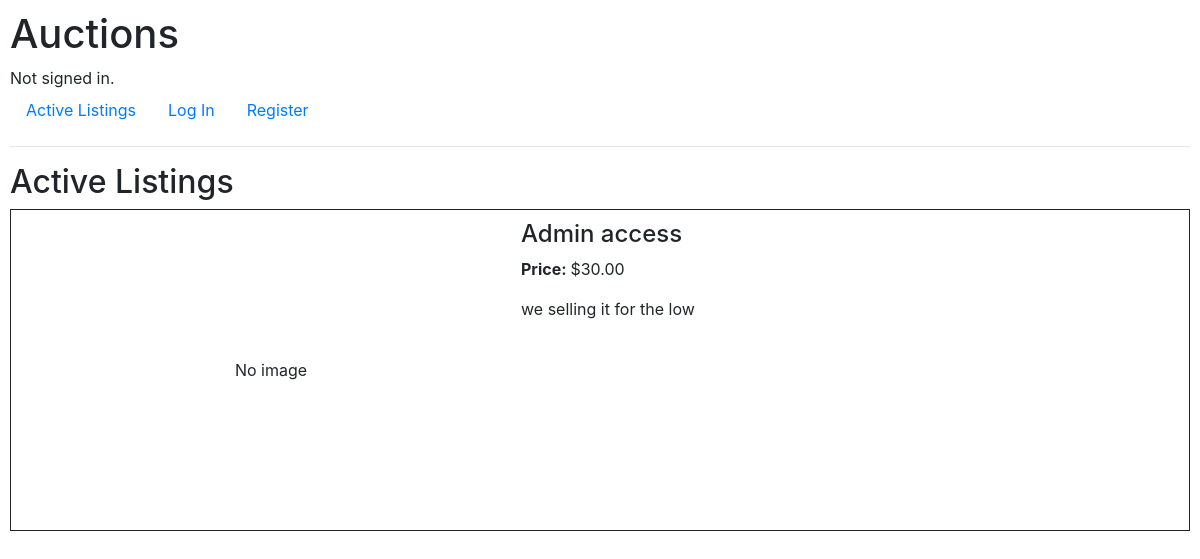
The app's page /, older data.
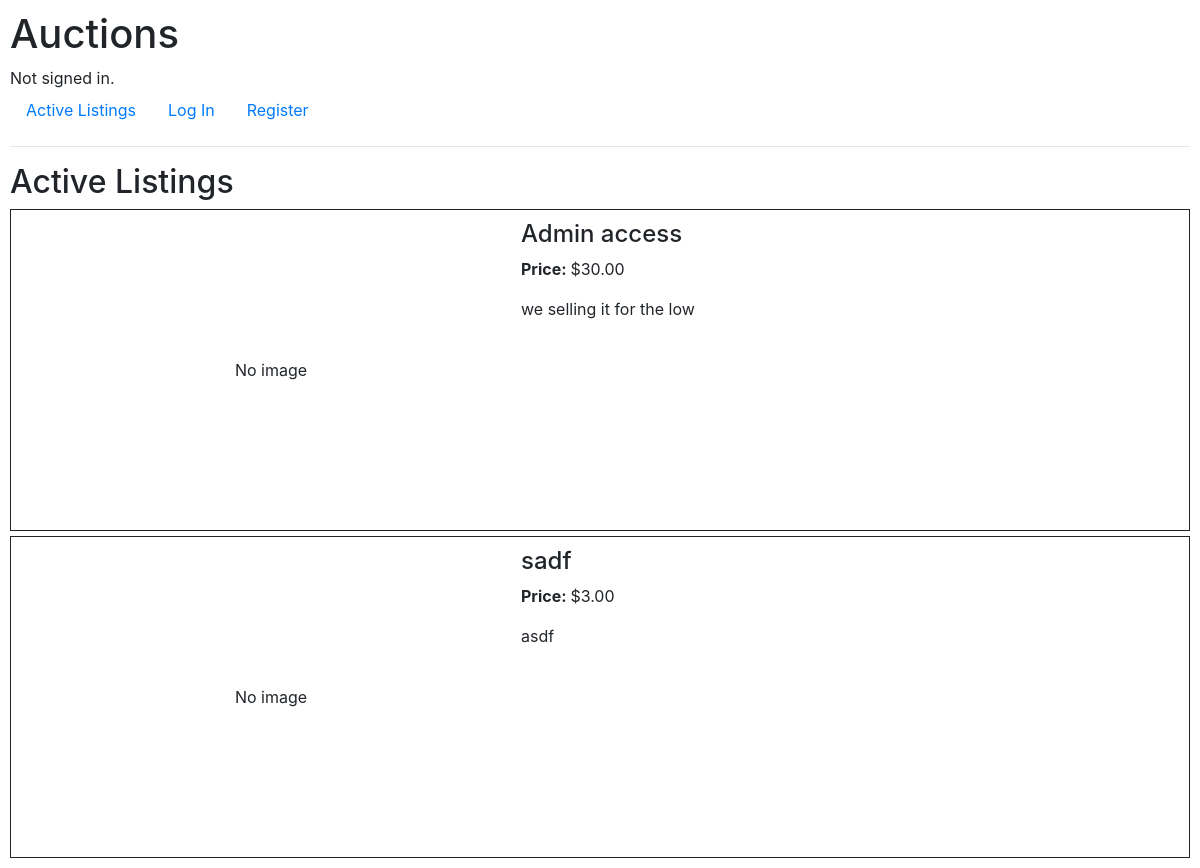
The same page, newer data.
### auctions/models.py (models this page shows)
class Listing(models.Model):
    id = models.AutoField(primary_key=True)
    timestamp = models.DateTimeField(auto_now_add=True) # Holds the timestamp for the listing's creation
    title = models.CharField(max_length=64)
    description = models.CharField(max_length=256)
    price = models.DecimalField(decimal_places=2, max_digits=10, validators=[validate_price])
    image_url = models.URLField(blank=True)
    CATEGORIES = [
        ('TOY', 'Toys'),
        ('ELC', 'Electronics'),
        ('HOM', 'Home'),
        ('TOO', 'Tools'),
    ]
    category = models.CharField(max_length=3, choices=CATEGORIES, blank=True)
    owner = models.ForeignKey(User, on_delete=models.CASCADE)
    is_active = models.BooleanField(default=True, auto_created=True)

### auctions/views.py (the view)
# urls.py: path("", views.index, name="index"),
def index(request):
    active_listings = Listing.objects.filter(is_active=True)
    return render(request, "auctions/index.html", {
        'active_listings': active_listings
    })

### auctions/templates/auctions/index.html
{% extends "auctions/layout.html" %}
{% block body %}
<h2>Active Listings</h2>
{% for listing in active_listings %}
<div class="listing-container">
    <div class="hstack">
        <div class="listing-image-container">
        {% if listing.image_url%}
            <img class="listing-image" src="{{ listing.image_url }}">
        {% else %}
            <div class="no-image center">
                No image
            </div>
        {% endif %}
        </div>
        <div class="vstack">
            <h4>{{ listing.title }}</h4>
            <p><strong>Price: </strong>${{ listing.price }}</p>
            {% if listing.description %}
            <p>{{ listing.description }}</p>
            {% endif %}
        </div>
    </div>
</div>
{% endfor %}
{% endblock %}

Row changes from the older to the newer data that the page shows:
added Listing: image_url "No image", title "sadf", price "3.00", description "asdf"
